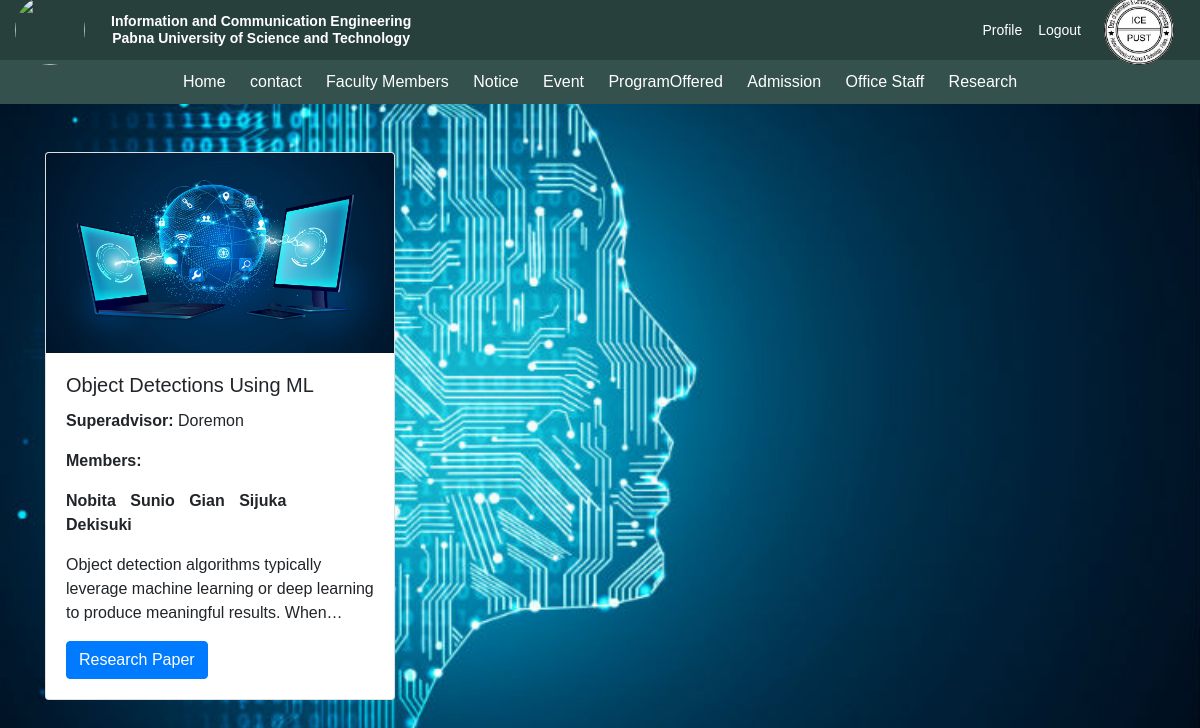
/notice/research/ (signed in), run on the app's committed database.
### notice/models.py (models this page shows, shortened)
class Research(models.Model):
    content_name = models.CharField(max_length=200)
    superadvisor = models.CharField(max_length=200)
    Researchimage = models.ImageField(upload_to='notice/media/uploads/', blank=True, null=True)
    member1 = models.CharField(max_length=200, blank=True, null=True)
    member2 = models.CharField(max_length=200, blank=True, null=True)
    member3 = models.CharField(max_length=200, blank=True, null=True)
    member4 = models.CharField(max_length=200, blank=True, null=True)
    member5 = models.CharField(max_length=200, blank=True, null=True)
    member6 = models.CharField(max_length=200, blank=True, null=True)
    description = models.TextField(max_length=200)
    paper_link = models.URLField(blank=True, null=True)

### notice/views.py (the view)
# urls.py: path('research/', views.research, name="research"),
@login_required
def research(request):
    research=models.Research.objects.all()
    return render(request,'research.html',{"data":research})

### notice/templates/research.html (shortened to what this page needs)
{% extends 'base2.html' %}
{% load static %}
{% block content2 %}
<div class="container mt-5">
    <div class="row">
        {% for research_item in data %}
        <div class="col-md-4 mb-4">
            <div class="card h-100">
                {% if research_item.Researchimage %}
                <img src="{{ research_item.Researchimage.url }}" class="card-img-top" alt="Research Image">
                {% endif %}
                <div class="card-body">
                    <h5 class="card-title">{{ research_item.content_name }}</h5>
                    <p class="card-text"><strong>Superadvisor:</strong> {{ research_item.superadvisor }}</p>
                    <p class="card-text"><strong>Members:</strong></p>
                    <ul class="list-unstyled">
                        {% if research_item.member1 %}<li>{{ research_item.member1 }}</li>{% endif %}
                        {% if research_item.member2 %}<li>{{ research_item.member2 }}</li>{% endif %}
                        {% if research_item.member3 %}<li>{{ research_item.member3 }}</li>{% endif %}
                        {% if research_item.member4 %}<li>{{ research_item.member4 }}</li>{% endif %}
                        {% if research_item.member5 %}<li>{{ research_item.member5 }}</li>{% endif %}
                    </ul>
                    <p class="card-text truncate">{{ research_item.description|truncatewords:20 }}</p>
                    {% if research_item.paper_link %}
                    {% if user.is_authenticated %}
                    <a href="{{ research_item.paper_link }}" class="btn btn-primary">Research Paper</a>
                    {% endif %}
                    {% endif %}
                </div>
            </div>
        </div>
        {% endfor %}
    </div>
</div>
{% endblock %}

### templates/base2.html (style rules this page uses)
body { margin: 0; padding: 0; font-family: Arial, sans-serif; }

### notice/templates/research.html (style rules this page uses)
body { background-image: url('/static/man.jpg'); background-size: cover; background-position: center; background-repeat: no-repeat; background-attachment: fixed; margin: 0; padding: 0; }
.card-img-top { height: 200px; object-fit: cover; }
.truncate { display: -webkit-box; -webkit-line-clamp: 3; -webkit-box-orient: vertical; overflow: hidden; text-overflow: ellipsis; }
.list-unstyled li { display: inline; margin-right: 10px; font-weight: bold; }

### data on the page
Research: Researchimage (picture), content_name "Object Detections Using ML", superadvisor "Doremon", member1 "Nobita", member2 "Sunio", member3 "Gian", member4 "Sijuka", member5 "Dekisuki", description "Object detection algorithms typically leverage machine learning or deep learning to produce meaningful results.…"
